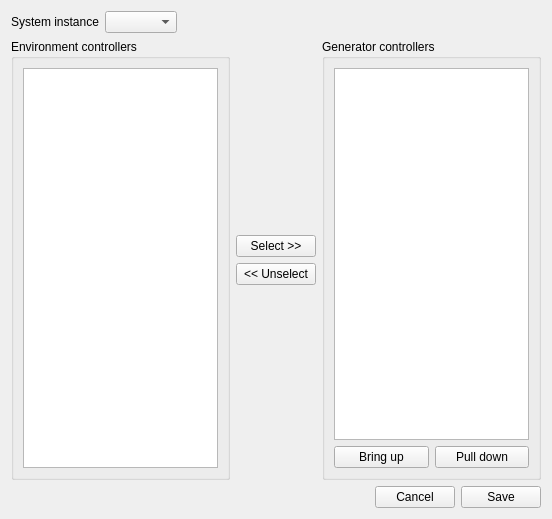
<?xml version="1.0" encoding="UTF-8"?>
<ui version="4.0">
 <class>Form</class>
 <widget class="QWidget" name="Form">
  <property name="geometry">
   <rect>
    <x>0</x>
    <y>0</y>
    <width>552</width>
    <height>519</height>
   </rect>
  </property>
  <property name="windowTitle">
   <string>Form</string>
  </property>
  <layout class="QVBoxLayout" name="verticalLayout_2" stretch="0,10,1">
   <item>
    <layout class="QVBoxLayout" name="verticalLayout_7">
     <property name="topMargin">
      <number>0</number>
     </property>
     <item>
      <layout class="QHBoxLayout" name="horizontalLayout_6">
       <property name="topMargin">
        <number>0</number>
       </property>
       <item>
        <widget class="QLabel" name="label_2">
         <property name="text">
          <string>System instance</string>
         </property>
        </widget>
       </item>
       <item>
        <widget class="QComboBox" name="systemInstanceCbox"/>
       </item>
       <item>
        <spacer name="horizontalSpacer_2">
         <property name="orientation">
          <enum>Qt::Horizontal</enum>
         </property>
         <property name="sizeHint" stdset="0">
          <size>
           <width>40</width>
           <height>20</height>
          </size>
         </property>
        </spacer>
       </item>
      </layout>
     </item>
    </layout>
   </item>
   <item>
    <layout class="QHBoxLayout" name="horizontalLayout_2">
     <property name="topMargin">
      <number>0</number>
     </property>
     <item>
      <widget class="QGroupBox" name="groupBox">
       <property name="title">
        <string>Environment controllers</string>
       </property>
       <layout class="QVBoxLayout" name="verticalLayout_4">
        <item>
         <layout class="QVBoxLayout" name="verticalLayout_3">
          <item>
           <widget class="QListWidget" name="envControllersList"/>
          </item>
         </layout>
        </item>
       </layout>
      </widget>
     </item>
     <item>
      <layout class="QVBoxLayout" name="verticalLayout" stretch="0,0,0,0">
       <property name="topMargin">
        <number>0</number>
       </property>
       <property name="rightMargin">
        <number>0</number>
       </property>
       <property name="bottomMargin">
        <number>0</number>
       </property>
       <item>
        <spacer name="verticalSpacer_2">
         <property name="orientation">
          <enum>Qt::Vertical</enum>
         </property>
         <property name="sizeHint" stdset="0">
          <size>
           <width>20</width>
           <height>40</height>
          </size>
         </property>
        </spacer>
       </item>
       <item>
        <widget class="QPushButton" name="selectBtn">
         <property name="text">
          <string>Select &gt;&gt;</string>
         </property>
        </widget>
       </item>
       <item>
        <widget class="QPushButton" name="unselectBtn">
         <property name="text">
          <string>&lt;&lt; Unselect</string>
         </property>
        </widget>
       </item>
       <item>
        <spacer name="verticalSpacer">
         <property name="orientation">
          <enum>Qt::Vertical</enum>
         </property>
         <property name="sizeHint" stdset="0">
          <size>
           <width>20</width>
           <height>40</height>
          </size>
         </property>
        </spacer>
       </item>
      </layout>
     </item>
     <item>
      <widget class="QGroupBox" name="groupBox_2">
       <property name="title">
        <string>Generator controllers</string>
       </property>
       <layout class="QVBoxLayout" name="verticalLayout_6">
        <item>
         <layout class="QVBoxLayout" name="verticalLayout_5">
          <item>
           <widget class="QListWidget" name="genControllersList"/>
          </item>
         </layout>
        </item>
        <item>
         <layout class="QHBoxLayout" name="horizontalLayout_3">
          <property name="topMargin">
           <number>0</number>
          </property>
          <item>
           <widget class="QPushButton" name="bringUpBtn">
            <property name="text">
             <string>Bring up</string>
            </property>
           </widget>
          </item>
          <item>
           <widget class="QPushButton" name="pullDownBtn">
            <property name="text">
             <string>Pull down</string>
            </property>
           </widget>
          </item>
         </layout>
        </item>
       </layout>
      </widget>
     </item>
    </layout>
   </item>
   <item>
    <layout class="QHBoxLayout" name="horizontalLayout">
     <item>
      <spacer name="horizontalSpacer">
       <property name="orientation">
        <enum>Qt::Horizontal</enum>
       </property>
       <property name="sizeHint" stdset="0">
        <size>
         <width>40</width>
         <height>20</height>
        </size>
       </property>
      </spacer>
     </item>
     <item>
      <widget class="QPushButton" name="cancelBtn">
       <property name="text">
        <string>Cancel</string>
       </property>
      </widget>
     </item>
     <item>
      <widget class="QPushButton" name="saveBtn">
       <property name="text">
        <string>Save</string>
       </property>
      </widget>
     </item>
    </layout>
   </item>
  </layout>
 </widget>
 <resources/>
 <connections/>
</ui>
